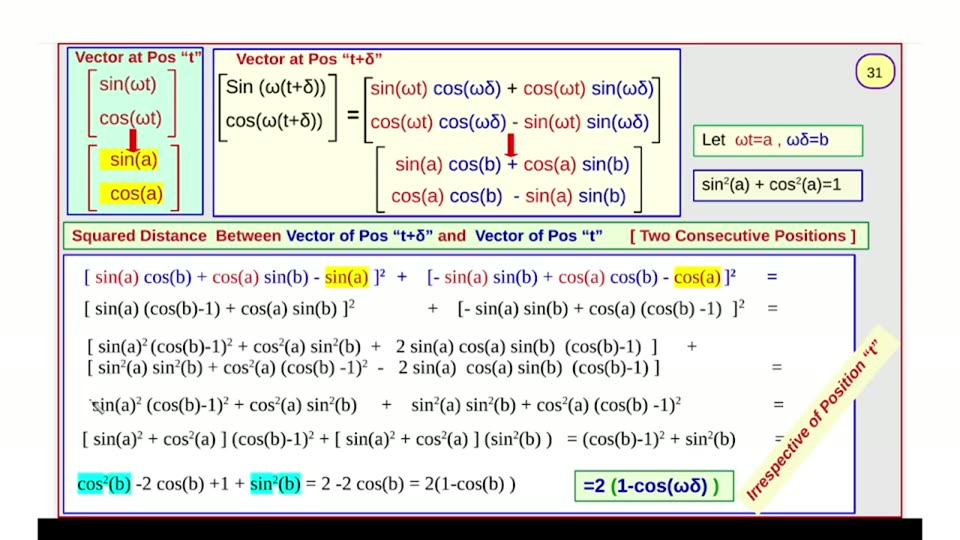
#> input picture videos/deep-learning/002_transformers_part2/unique_slides/slide_031.jpg, 960 x 540 px, found by its file name
$ python wordcolors.py
#> lines starting #> are read from the running program, lines starting #| are printed output that depends on the picture
#!/usr/bin/env python3
"""Per-word ink color of each derivation row via tesseract TSV + PIL sampling."""
import subprocess, os
import numpy as np
from PIL import Image

T = "/home/ahmed/Projects/ai_llm_slides/videos/deep-learning/002_transformers_part2/scratch/slide031"
img = Image.open("/home/ahmed/Projects/ai_llm_slides/videos/deep-learning/002_transformers_part2/unique_slides/slide_031.jpg").convert("RGB")
#> img is the input picture: PIL image 960x540 RGB; mean R, G, B 222.9, 223.8, 217.6
a = np.asarray(img).astype(int)

# rows: (y0, y1) printed bands (padded)
rows = [("R1", 262, 292), ("R2", 296, 322), ("R3", 335, 360), ("R4", 358, 381),
        ("R5", 394, 419), ("R6", 428, 452), ("R7", 466, 506)]
X0, X1 = 70, 800
for name, y0, y1 in rows:
    crop = img.crop((X0, y0, X1, y1))
    S = 3
    big = crop.resize(((X1 - X0) * S, (y1 - y0) * S), Image.LANCZOS)
    p = f"{T}/tsv_{name}.png"
    big.save(p)
#> (the run stopped early here; a loop or call above may not have finished)

$ run again, with videos/deep-learning/002_transformers_part2/unique_slides/slide_006.jpg copied over videos/deep-learning/002_transformers_part2/unique_slides/slide_031.jpg
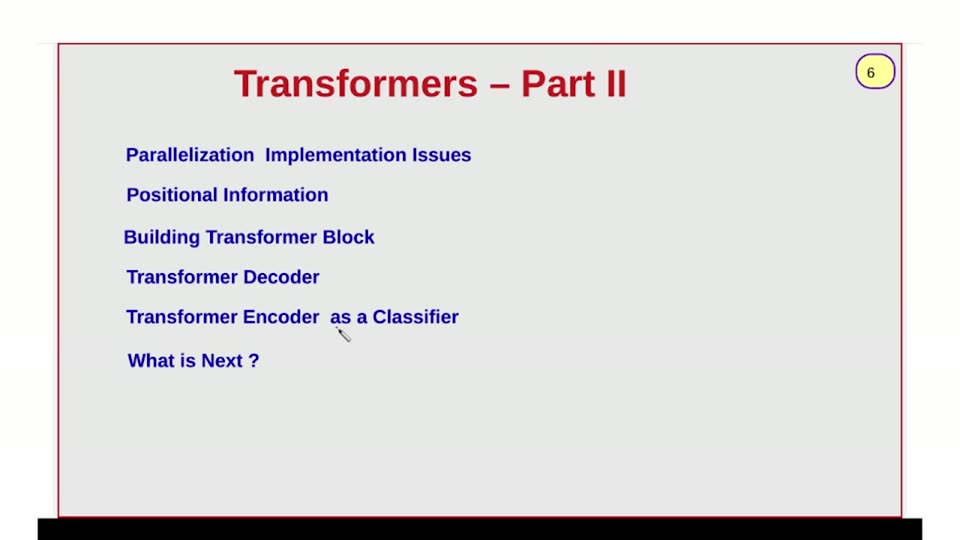
#> input picture videos/deep-learning/002_transformers_part2/unique_slides/slide_006.jpg, 960 x 540 px, found by its file name
#> img is the input picture: PIL image 960x540 RGB; mean R, G, B 222.4, 220.9, 221.6

$ run again, with videos/deep-learning/002_transformers_part2/unique_slides/slide_009.jpg copied over videos/deep-learning/002_transformers_part2/unique_slides/slide_031.jpg
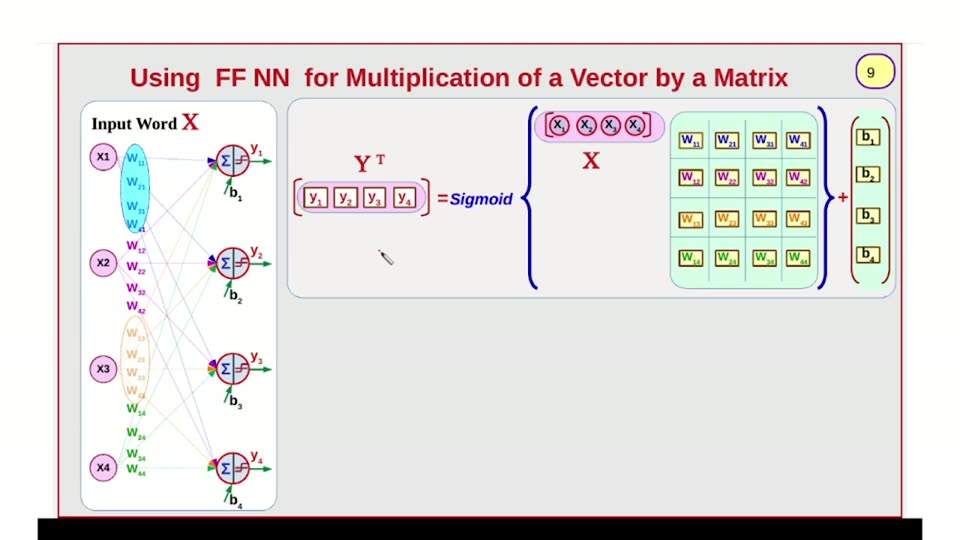
#> input picture videos/deep-learning/002_transformers_part2/unique_slides/slide_009.jpg, 960 x 540 px, found by its file name
#> img is the input picture: PIL image 960x540 RGB; mean R, G, B 225.4, 223.8, 222.2

$ run again, with videos/deep-learning/002_transformers_part2/unique_slides/slide_010.jpg copied over videos/deep-learning/002_transformers_part2/unique_slides/slide_031.jpg
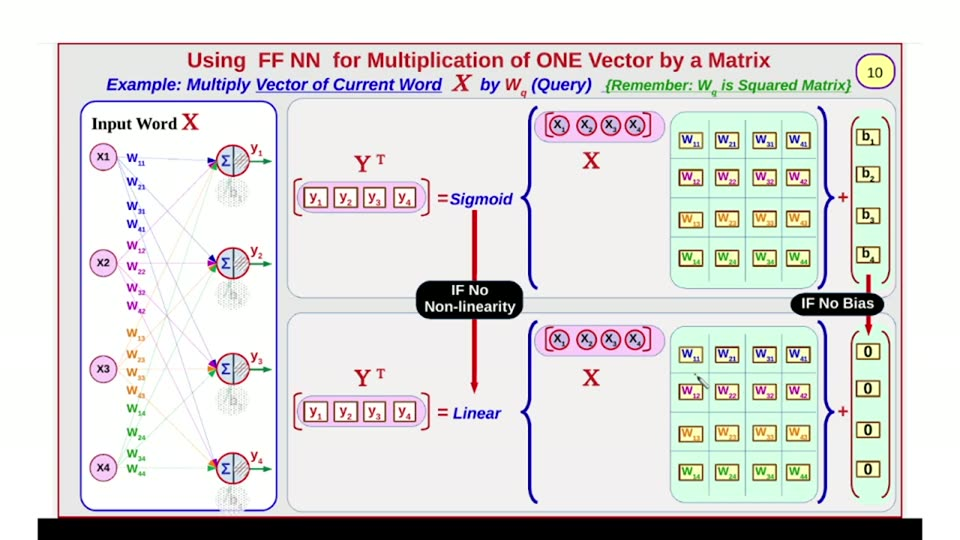
#> input picture videos/deep-learning/002_transformers_part2/unique_slides/slide_010.jpg, 960 x 540 px, found by its file name
#> img is the input picture: PIL image 960x540 RGB; mean R, G, B 220.1, 218.4, 217.7
